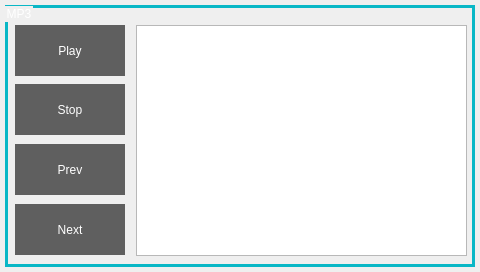
<?xml version="1.0" encoding="UTF-8"?>
<ui version="4.0">
 <class>FormAudio</class>
 <widget class="QWidget" name="FormAudio">
  <property name="geometry">
   <rect>
    <x>0</x>
    <y>0</y>
    <width>480</width>
    <height>272</height>
   </rect>
  </property>
  <property name="windowTitle">
   <string>Form</string>
  </property>
  <property name="styleSheet">
   <string notr="true">QGroupBox{
	color: rgb(255, 255, 255);
	border-width:3px;
	border-style:solid;
	border-color: rgb(9,183,198);
}
QPushButton{
	color: rgb(255, 255, 255);
	border:none;
	background-color: rgb(95, 95, 95);
}
QPushButton::focus{
	color:rgb(60, 60, 60);
	border:none;
	background-color: rgb(208, 230, 255);
}
QPushButton::disabled{
	color:rgb(0, 0, 0);
	border:none;
	background-color: rgb(226, 226, 226);
}
</string>
  </property>
  <widget class="QLabel" name="labelBG">
   <property name="geometry">
    <rect>
     <x>0</x>
     <y>0</y>
     <width>480</width>
     <height>272</height>
    </rect>
   </property>
   <property name="text">
    <string/>
   </property>
   <property name="pixmap">
    <pixmap>image/BK.png</pixmap>
   </property>
  </widget>
  <widget class="QGroupBox" name="groupBox">
   <property name="geometry">
    <rect>
     <x>5</x>
     <y>5</y>
     <width>470</width>
     <height>262</height>
    </rect>
   </property>
   <property name="title">
    <string>MP3</string>
   </property>
   <widget class="QListWidget" name="listWidget">
    <property name="geometry">
     <rect>
      <x>131</x>
      <y>20</y>
      <width>331</width>
      <height>231</height>
     </rect>
    </property>
    <property name="editTriggers">
     <set>QAbstractItemView::NoEditTriggers</set>
    </property>
   </widget>
   <widget class="QPushButton" name="pushButtonPlay">
    <property name="geometry">
     <rect>
      <x>10</x>
      <y>20</y>
      <width>110</width>
      <height>51</height>
     </rect>
    </property>
    <property name="text">
     <string>Play</string>
    </property>
   </widget>
   <widget class="QPushButton" name="pushButtonStop">
    <property name="geometry">
     <rect>
      <x>10</x>
      <y>79</y>
      <width>110</width>
      <height>51</height>
     </rect>
    </property>
    <property name="text">
     <string>Stop</string>
    </property>
   </widget>
   <widget class="QPushButton" name="pushButtonPrev">
    <property name="geometry">
     <rect>
      <x>10</x>
      <y>139</y>
      <width>110</width>
      <height>51</height>
     </rect>
    </property>
    <property name="text">
     <string>Prev</string>
    </property>
   </widget>
   <widget class="QPushButton" name="pushButtonNext">
    <property name="geometry">
     <rect>
      <x>10</x>
      <y>199</y>
      <width>110</width>
      <height>51</height>
     </rect>
    </property>
    <property name="text">
     <string>Next</string>
    </property>
   </widget>
  </widget>
 </widget>
 <resources/>
 <connections/>
</ui>
